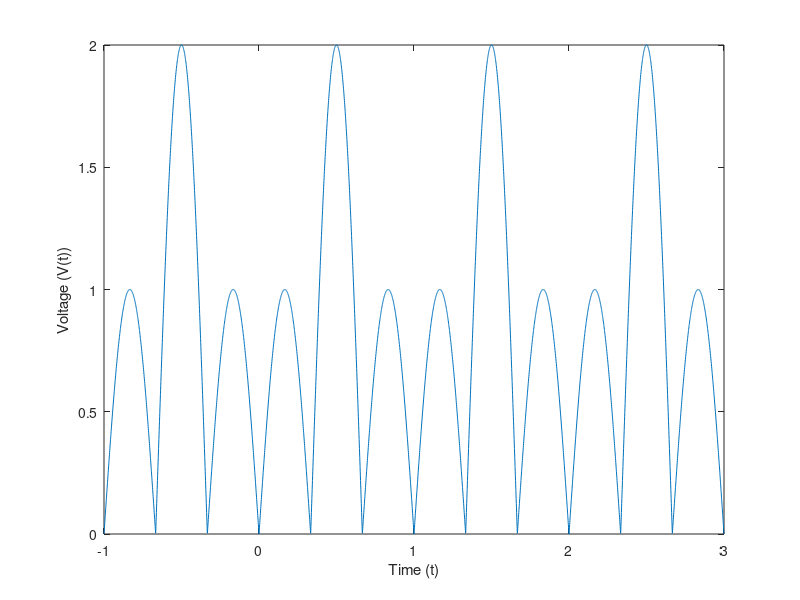

MATLAB code to generate this figure:
%Assigning variables
Vm = 1;
T = 1;
t = -1*T:.001:3*T;
V = t;
V = V * 0;

%creating all non-zero terms
for i = -1 : 3
    for k = 1 : length(t)
        if t(k) < i - 2/3 && t(k) >= i - 1
            V(k) = Vm*sin(3*pi*t(k)/T);
        elseif t(k) >= i - 2/3 && t(k) < i - 1/3
            V(k) = -2*Vm*sin(3*pi*t(k)/T);
        elseif t(k) < i && t(k) >= i - 1/3
            V(k) = Vm*sin(3*pi*t(k)/T);
        end
    end
end

%force positive
for j = 1 : length(V)
    if V(j) < 0
        V(j) = V(j) * -1;
    end
end

%Plotting
plot(t, V);
xlabel({'Time (t)'});
ylabel({'Voltage (V(t))'});